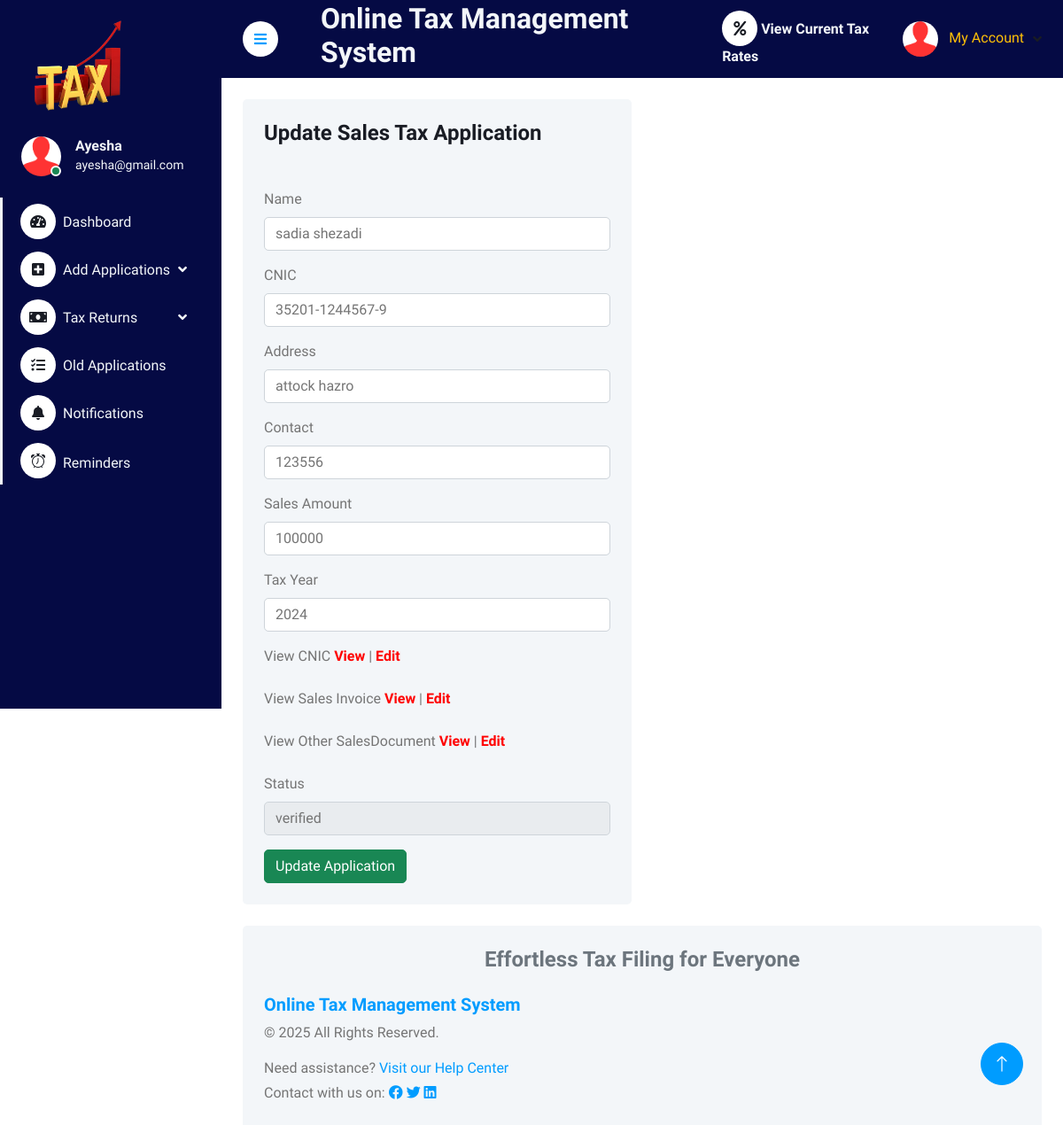
The app's page /user/editsalestax.php?editid=36 (signed in) with its own data.
### tables this page shows
CREATE TABLE `tbluser` (
  `ID` int(5) NOT NULL,
  `FullName` varchar(250) DEFAULT NULL,
  `MobileNumber` bigint(10) DEFAULT NULL,
  `Email` varchar(250) DEFAULT NULL,
  `Password` varchar(250) DEFAULT NULL,
  `RegDate` timestamp NULL DEFAULT current_timestamp()
);

CREATE TABLE `tblsalestax` (
  `ID` int(5) NOT NULL,
  `UserID` int(5) DEFAULT NULL,
  `cnic` varchar(250) DEFAULT NULL,
  `name` varchar(250) DEFAULT NULL,
  `sales_amount` varchar(250) DEFAULT NULL,
  `tax_amount` varchar(255) NOT NULL,
  `tax_year` year(4) DEFAULT NULL,
  `address` varchar(255) NOT NULL,
  `contact` varchar(255) NOT NULL,
  `status` varchar(255) NOT NULL,
  `File1` varchar(255) DEFAULT NULL,
  `File2` varchar(255) DEFAULT NULL,
  `File3` varchar(255) DEFAULT NULL,
  `File4` varchar(255) DEFAULT NULL,
  `CreationDate` timestamp NULL DEFAULT current_timestamp(),
  `UpdationDate` timestamp NULL DEFAULT NULL ON UPDATE current_timestamp()
);

### user/editsalestax.php (the view, shortened to what this page needs)
<?php
include('includes/dbconnection.php');
if (strlen($_SESSION['ocasuid']) == 0) {
    header('location:logout.php');
} else {
?>
<!DOCTYPE html>
<html lang="en">
<head>
    <link href="https://cdnjs.cloudflare.com/ajax/libs/font-awesome/5.10.0/css/all.min.css" rel="stylesheet">
    <link href="https://cdn.jsdelivr.net/npm/bootstrap-icons@1.4.1/font/bootstrap-icons.css" rel="stylesheet">
    <link href="lib/owlcarousel/assets/owl.carousel.min.css" rel="stylesheet">
    <link href="lib/tempusdominus/css/tempusdominus-bootstrap-4.min.css" rel="stylesheet" />
    <link href="css/bootstrap.min.css" rel="stylesheet">
    <link href="css/style.css" rel="stylesheet">
</head>
<body>
    <div class="container-fluid position-relative bg-white d-flex p-0">
        <?php include_once('includes/sidebar.php'); ?>
        <div class="content">
            <?php include_once('includes/header.php'); ?>
            <div class="container-fluid pt-4 px-4">
                <div class="row g-4">
                    <div class="col-sm-12 col-xl-6">
                        <div class="bg-light rounded h-100 p-4">
                            <h4 class="mb-4">Update Sales Tax  Application</h4>
                            <form method="post">
                                <?php
                                $eid = $_GET['editid'];
                                $sql = "SELECT * FROM tblsalestax WHERE ID=:eid";
                                $query = $dbh->prepare($sql);
                                $query->bindParam(':eid', $eid, PDO::PARAM_STR);
                                $query->execute();
                                $results = $query->fetchAll(PDO::FETCH_OBJ);
                                if ($query->rowCount() > 0) {
                                    foreach ($results as $row) {
                                ?>
                                <br />
                                <div class="mb-3">
                                    <label for="exampleInputEmail2" class="form-label">Name</label>
                                    <input type="text" class="form-control" name="name" value="<?php echo htmlentities($row->name); ?>" required='true'>
                                </div>
                                <div class="mb-3">
                                    <label for="exampleInputEmail2" class="form-label">CNIC</label>
                                    <input type="text" class="form-control" name="cnic" value="<?php echo htmlentities($row->cnic); ?>" required='true'>
                                </div>
                                <div class="mb-3">
                                    <label for="exampleInputEmail2" class="form-label">Address</label>
                                    <input type="text" class="form-control" name="address" value="<?php echo htmlentities($row->address); ?>" required='true'>
                                </div>
                                <div class="mb-3">
                                    <label for="exampleInputEmail2" class="form-label">Contact</label>
                                    <input type="text" class="form-control" name="contact" value="<?php echo htmlentities($row->contact); ?>" required='true'>
                                </div>
                                 <div class="mb-3">
                                    <label for="exampleInputEmail2" class="form-label">Sales Amount</label>
                                    <input type="text" class="form-control" name="sales_amount" value="<?php echo htmlentities($row->sales_amount); ?>" required='true'>
                                </div>
                                 <div class="mb-3">
                                    <label for="tax_year" class="form-label">Tax Year</label>
                                    <input type="text" class="form-control" name="tax_year" value="<?php echo htmlentities($row->tax_year); ?>" required>
                                </div>
                                <?php }} ?>
                                <div class="mb-3">
                                    <label class="form-label">View CNIC</label>
                                    <a href="folder1/<?php echo $row->File1; ?>" target="_blank">
                                        <strong style="color: red">View</strong>
                                    </a> |
                                    <a href="changefile1_s.php?editid=<?php echo $row->ID; ?>">
                                        <strong style="color: red">Edit</strong>
                                    </a>
                                </div>
                                <?php if ($row->File2 == "") { ?>
                                    <div class="mb-3">
                                        <label class="form-label">View Sales Invoice</label>
                                        <strong style="color: red">File is not available</strong>
                                    </div>
                                <?php } else { ?>
                                    <div class="mb-3">
                                        <label class="form-label">View Sales Invoice</label>
                                        <a href="folder2/<?php echo $row->File2; ?>" target="_blank">
                                            <strong style="color: red">View</strong>
                                        </a> |
                                        <a href="changefile2_s.php?editid=<?php echo $row->ID; ?>">
                                            <strong style="color: red">Edit</strong>
                                        </a>
                                    </div>
                                <?php } ?>
                                <?php if ($row->File3 == "") { ?>
                                    <div class="mb-3">
                                        <label class="form-label">View Other SalesDocument</label>
                                        <strong style="color: red">File is not available</strong>
                                    </div>
                                <?php } else { ?>
                                    <div class="mb-3">
                                        <label class="form-label">View Other SalesDocument</label>
                                        <a href="folder3/<?php echo $row->File3; ?>" target="_blank">
                                            <strong style="color: red">View</strong>
                                        </a> |
                                        <a href="changefile3_s.php?editid=<?php echo $row->ID; ?>">
                                            <strong style="color: red">Edit</strong>
                                        </a>
                                    </div>
                                <?php } ?>
                                <div class="mb-3">
                                    <label for="status" class="form-label">Status</label>
                                    <input type="text" class="form-control" name="status" value="<?php echo htmlentities($row->status); ?>" required readonly>
                                </div>
                                <?php } ?>
                                <button type="submit" name="submit" class="btn btn-success">Update Application</button>
                            </form>
                        </div>
                    </div>
                </div>
            </div>
            <?php include_once('includes/footer.php'); ?>
        </div>
        <?php include_once('includes/back-totop.php'); ?>
    </div>
</body>
</html>

### user/includes/sidebar.php (shortened to what this page needs)
<div class="sidebar pe-4 pb-3" style="background-color: #050A44;">
    <nav class="navbar bg-transparent navbar-light">
        <a href="dashboard.php" class="navbar-brand mx-4 mb-3">
            <img src="../assets/img/logo1.png" alt="Logo" style="height: 120px; width: 130px;">
        </a>
        <div class="d-flex align-items-center ms-4 mb-4">
            <div class="position-relative">
                <img class="rounded-circle" src="img/user.jpg" alt="User" style="width: 45px; height: 45px;">
                <div class="bg-success rounded-circle border border-2 border-white position-absolute end-0 bottom-0 p-1"></div>
            </div>
            <div class="ms-3 text-light">
                <?php
                $uid=$_SESSION['ocasuid'];
                $sql="SELECT * FROM tbluser WHERE ID=:uid";
                $query = $dbh->prepare($sql);
                $query->bindParam(':uid', $uid, PDO::PARAM_STR);
                $query->execute();
                $results=$query->fetchAll(PDO::FETCH_OBJ);
                if ($query->rowCount() > 0) {
                    foreach ($results as $row) {
                ?>
                <h6 class="mb-0 text-light"><?php echo $row->FullName; ?></h6>
                <small><?php echo $row->Email; ?></small>
                <?php }} ?>
            </div>
        </div>
        <div class="navbar-nav w-100 text-light">
            <a href="dashboard.php" class="nav-item nav-link text-light"><i class="fa fa-tachometer-alt me-2 text-dark"></i>Dashboard</a>
            <div class="nav-item dropdown">
                <a href="#" class="nav-link dropdown-toggle text-light" data-bs-toggle="dropdown"><i class="fas fa-plus-square me-2 text-dark"></i>Add Applications</a>
            </div>
            <div class="nav-item dropdown">
                <a href="#" class="nav-link dropdown-toggle text-light" data-bs-toggle="dropdown"><i class="fa fa-money-bill me-2 text-dark"></i>Tax Returns</a>
            </div>
            <div class="nav-item dropdown">
                <a href="manageincometax.php" class="nav-link text-light"><i class="fas fa-tasks me-2 text-dark"></i>Old Applications</a>
            </div>
            <div class="nav-item">
                <a href="viewnotifications.php" class="nav-item nav-link text-light"><i class="fas fa-bell me-2 text-dark"></i>Notifications</a>
            </div>
            <div class="nav-item">
                <a href="view_Alerts.php" class="nav-item nav-link text-light"><i class="bi bi-alarm me-2 text-dark"></i>Reminders</a>
            </div>
        </div>
    </nav>
</div>

### user/includes/header.php (shortened to what this page needs)
<nav class="navbar navbar-expand sticky-top px-4 py-0" style="background-color: #050A44">
    <a href="#" class="sidebar-toggler flex-shrink-0 me-4">
        <i class="fa fa-bars"></i>
    </a>
    <h2 class="text-light ms-4">Online Tax Management System</h2>
    <div class="navbar-nav align-items-center ms-auto">
        <div class="nav-item">
            <a href="view_rates.php" class="nav-link fw-bold text-light"><i class="fas fa-percent text-dark"></i>
            View Current Tax Rates
            </a>
        </div>
        <div class="nav-item dropdown">
            <a href="#" class="nav-link dropdown-toggle" data-bs-toggle="dropdown">
                <img class="rounded-circle me-lg-2" src="img/user.jpg" alt="" style="width: 40px; height: 40px;">
                <?php
                $uid = $_SESSION['ocasuid'];
                $sql = "SELECT * from tbluser where ID=:uid";
                $query = $dbh->prepare($sql);
                $query->bindParam(':uid', $uid, PDO::PARAM_STR);
                $query->execute();
                $results = $query->fetchAll(PDO::FETCH_OBJ);
                $cnt = 1;
                if ($query->rowCount() > 0) {
                    foreach ($results as $row) {
                ?>
                <span class="d-none d-lg-inline-flex text-warning">My Account</span>
                <?php $cnt = $cnt + 1; }} ?>
            </a>
        </div>
    </div>
</nav>

### user/css/style.css (style rules this page uses)
:root { --primary: #009CFF; --light: #F3F6F9; --dark: #191C24; }
.btn { transition: .5s; }
.sidebar { position: fixed; top: 0; left: 0; bottom: 0; width: 250px; height: 100vh; overflow-y: auto; background: var(--light); transition: 0.5s; z-index: 999; }
.content { margin-left: 250px; min-height: 100vh; background: #FFFFFF; transition: 0.5s; }
@media (min-width: 992px) { .sidebar { margin-left: 0; } }
@media (min-width: 992px) { .content { width: calc(100% - 250px); } }
.sidebar .navbar .navbar-nav .nav-link { padding: 7px 20px; color: var(--dark); font-weight: 500; border-left: 3px solid var(--light); border-radius: 0 30px 30px 0; outline: none; }
.sidebar .navbar .navbar-nav .nav-link i { width: 40px; height: 40px; display: inline-flex; align-items: center; justify-content: center; background: #FFFFFF; border-radius: 40px; }
.sidebar .navbar .dropdown-toggle::after { position: absolute; top: 15px; right: 15px; border: none; content: "\f107"; font-family: "Font Awesome 5 Free"; font-weight: 900; transition: .5s; }
.content .navbar .navbar-nav .nav-link { margin-left: 25px; padding: 12px 0; color: var(--dark); outline: none; }
.content .navbar .sidebar-toggler, .content .navbar .navbar-nav .nav-link i { width: 40px; height: 40px; display: inline-flex; align-items: center; justify-content: center; background: #FFFFFF; border-radius: 40px; }
.content .navbar .dropdown-toggle::after { margin-left: 6px; vertical-align: middle; border: none; content: "\f107"; font-family: "Font Awesome 5 Free"; font-weight: 900; transition: .5s; }

### user/includes/sidebar.php (style rules this page uses)
.sidebar { min-height: 100vh; }

### records on screen
tbluser: FullName "Ayesha", Email "ayesha@gmail.com"
tblsalestax: name "sadia shezadi", cnic "35201-1244567-9", address "attock hazro", contact "123556", sales_amount "100000", tax_year "2024", status "verified"
